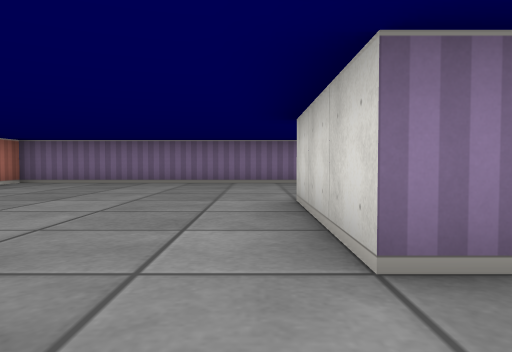
[1] (above)

16 first-person views from a walk through a cub3D ray-caster map. The camera is about half as high as the walls, tilts 2° down and sees 70° across. The floor is counted in squares. Each view is taken from the middle of a square. On the plan, view 1 faces up. The plan holds only what a view shows up to about 9 squares ahead; the rest is blank.

[2]
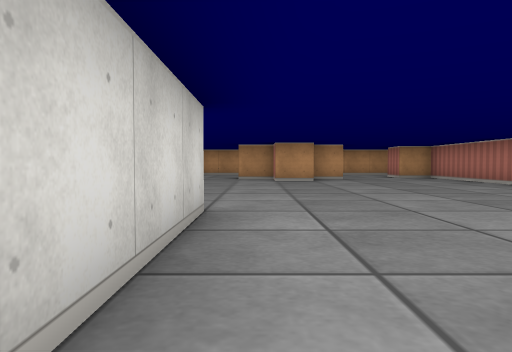

[3]
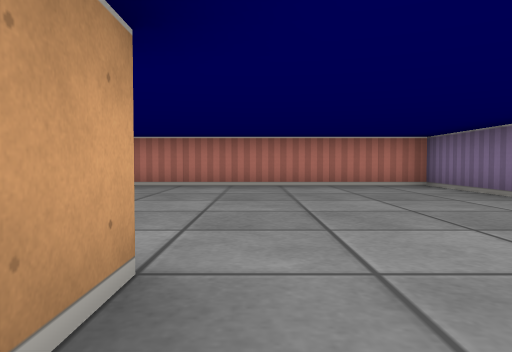

[4]
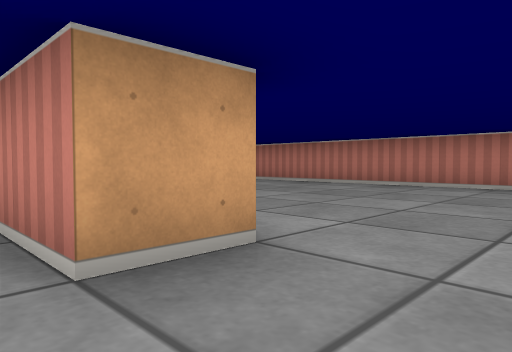

[5]
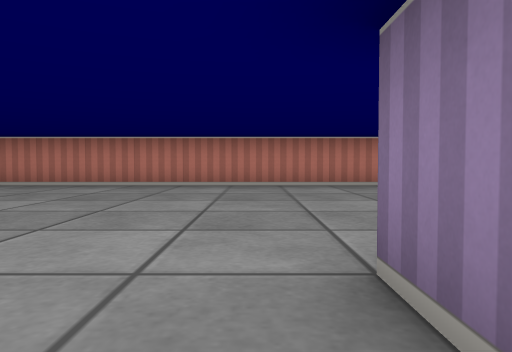

[6]
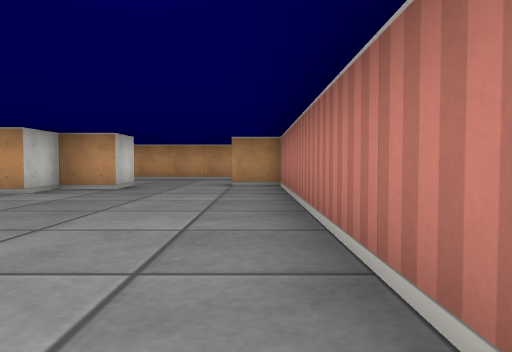

[7]
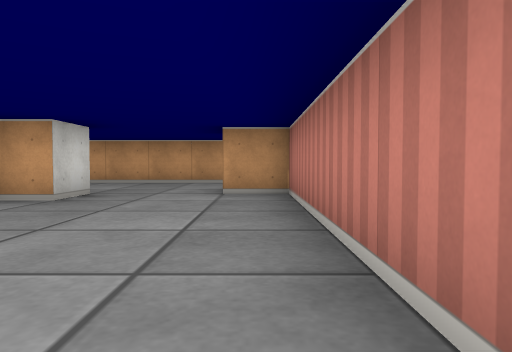

[8]
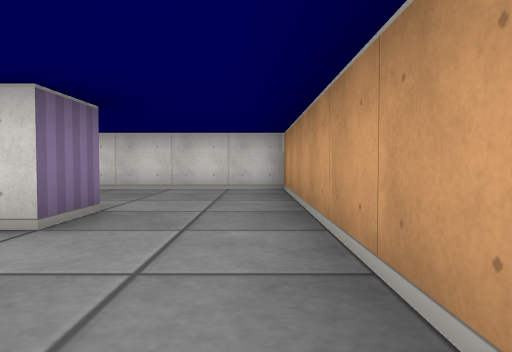

[9]
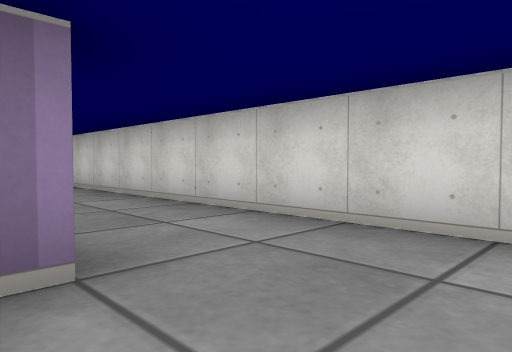

[10]
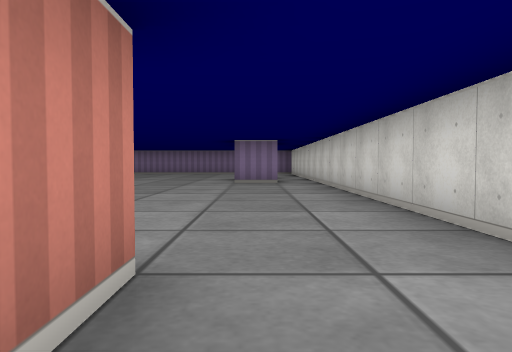

[11]
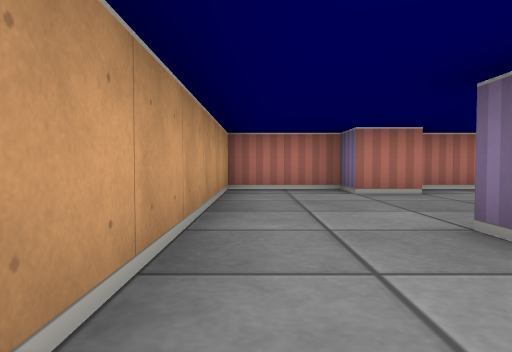

[12]
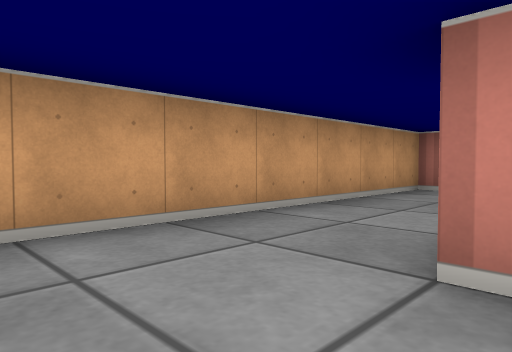

[13]
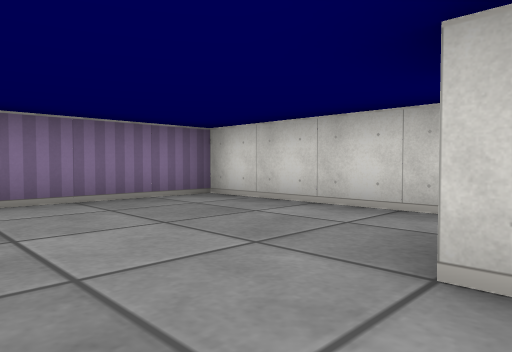

[14]
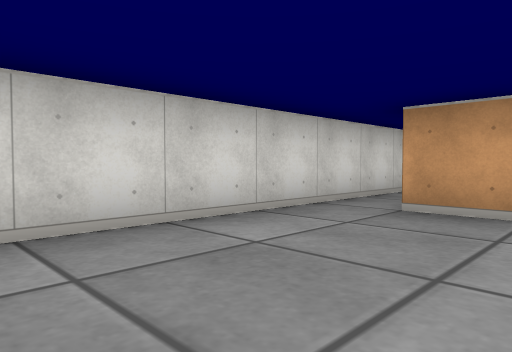

[15]
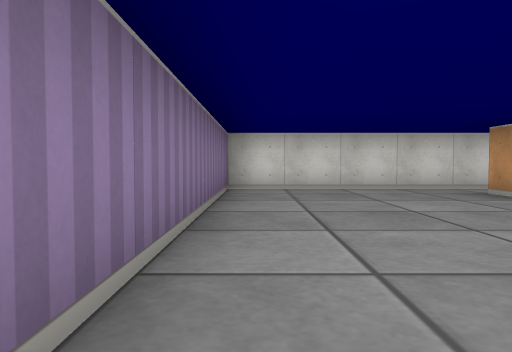

[16]
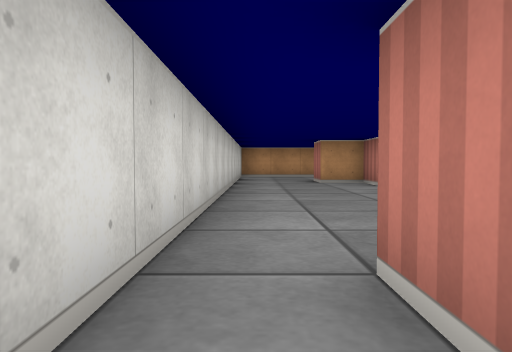

### Floor plan
Points are (right, up) in squares from view 1. A wall is a line through its corners. A room is listed if a view was taken in it or the views show most of it. See-through windows are left out.
Room 1 (views 1, 2, 3, 4, 5, 6, 7, 8, 9, 10, 11, 12, 13, 14, 15, 16)
walls: (0.5, 1.5) (0.5, 4.5) (1.5, 4.5) (1.5, 1.5) (0.5, 1.5); (-0.5, -4.5) (-0.5, -5.5) (0.5, -5.5) (0.5, -6.4); (-2.5, -6.5) (-2.5, -5.5) (-1.5, -5.5) (-1.5, -4.5) (-1.1, -4.5); (-4.5, -6.5) (-4.5, -7.5) (-5.5, -7.5) (-5.5, -9.5) (2.5, -9.5) (2.5, 8.5) (-5.5, 8.5) (-5.5, -6.5) (-4.5, -6.5); (-0.5, -7.5) (-1.5, -7.5) (-1.5, -7.1)

Where each view was taken, in squares from view 1:
view 1: 0 up, 0 right, facing up
view 2: 5 up, 0 right, facing down
view 3: 5 up, 2 right, facing left
view 4: 6 up, 2 right, facing down-left
view 5: 1 up, 2 right, facing left
view 6: 1 up, 5 left, facing down
view 7: 1 down, 5 left, facing down
view 8: 9 down, 4 left, facing right
view 9: 8 down, 0 right, facing up-right
view 10: 7 down, 1 right, facing up
view 11: 9 down, 1 right, facing left
view 12: 7 down, 1 right, facing down-left
view 13: 4 up, 1 left, facing up-right
view 14: 8 up, 0 right, facing down-right
view 15: 8 up, 4 left, facing right
view 16: 3 up, 2 right, facing down
